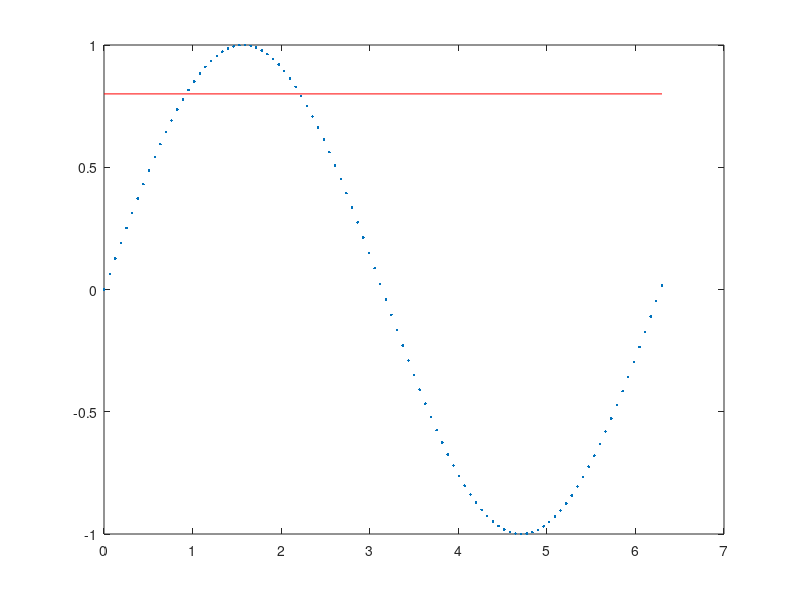

Recreate this plot in MATLAB.
max_x = 6.3;
x = linspace(0,max_x);
y = sin(x);
y_check = 0.8;

plot(x,y, '.'), hold on, plot([0 max_x], [y_check y_check], '-r')

y_greater = y > y_check;
FinalPercent = sum(y_greater) / length(y) * 100;

